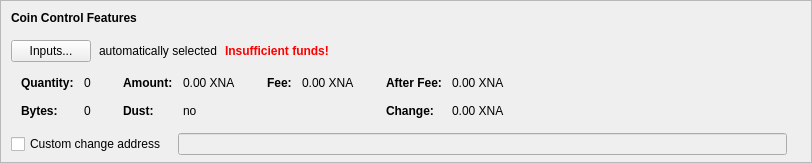
      <widget class="QFrame" name="frameCoinControl">
       <property name="sizePolicy">
        <sizepolicy hsizetype="Expanding" vsizetype="Fixed">
         <horstretch>0</horstretch>
         <verstretch>0</verstretch>
        </sizepolicy>
       </property>
       <property name="maximumSize">
        <size>
         <width>16777215</width>
         <height>16777215</height>
        </size>
       </property>
       <property name="frameShape">
        <enum>QFrame::StyledPanel</enum>
       </property>
       <property name="frameShadow">
        <enum>QFrame::Sunken</enum>
       </property>
       <layout class="QVBoxLayout" name="verticalLayoutCoinControl2">
        <property name="spacing">
         <number>0</number>
        </property>
        <property name="leftMargin">
         <number>0</number>
        </property>
        <property name="topMargin">
         <number>0</number>
        </property>
        <property name="rightMargin">
         <number>0</number>
        </property>
        <property name="bottomMargin">
         <number>6</number>
        </property>
        <item>
         <layout class="QVBoxLayout" name="verticalLayoutCoinControl" stretch="0,0,0,0,0">
          <property name="spacing">
           <number>0</number>
          </property>
          <property name="leftMargin">
           <number>10</number>
          </property>
          <property name="topMargin">
           <number>10</number>
          </property>
          <item>
           <layout class="QHBoxLayout" name="horizontalLayoutCoinControl1">
            <property name="bottomMargin">
             <number>15</number>
            </property>
            <item>
             <widget class="QLabel" name="labelCoinControlFeatures">
              <property name="sizePolicy">
               <sizepolicy hsizetype="Preferred" vsizetype="Maximum">
                <horstretch>0</horstretch>
                <verstretch>0</verstretch>
               </sizepolicy>
              </property>
              <property name="font">
               <font>
                <weight>75</weight>
                <bold>true</bold>
               </font>
              </property>
              <property name="styleSheet">
               <string notr="true">font-weight:bold;</string>
              </property>
              <property name="text">
               <string>Coin Control Features</string>
              </property>
             </widget>
            </item>
           </layout>
          </item>
          <item>
           <layout class="QHBoxLayout" name="horizontalLayoutCoinControl2" stretch="0,0,0,0">
            <property name="spacing">
             <number>8</number>
            </property>
            <property name="bottomMargin">
             <number>10</number>
            </property>
            <item>
             <widget class="QPushButton" name="pushButtonCoinControl">
              <property name="styleSheet">
               <string notr="true"/>
              </property>
              <property name="text">
               <string>Inputs...</string>
              </property>
              <property name="autoDefault">
               <bool>false</bool>
              </property>
             </widget>
            </item>
            <item>
             <widget class="QLabel" name="labelCoinControlAutomaticallySelected">
              <property name="text">
               <string>automatically selected</string>
              </property>
              <property name="margin">
               <number>5</number>
              </property>
             </widget>
            </item>
            <item>
             <widget class="QLabel" name="labelCoinControlInsuffFunds">
              <property name="font">
               <font>
                <weight>75</weight>
                <bold>true</bold>
               </font>
              </property>
              <property name="styleSheet">
               <string notr="true">color:red;font-weight:bold;</string>
              </property>
              <property name="text">
               <string>Insufficient funds!</string>
              </property>
              <property name="margin">
               <number>5</number>
              </property>
             </widget>
            </item>
            <item>
             <spacer name="horizontalSpacerCoinControl">
              <property name="orientation">
               <enum>Qt::Horizontal</enum>
              </property>
              <property name="sizeHint" stdset="0">
               <size>
                <width>40</width>
                <height>1</height>
               </size>
              </property>
             </spacer>
            </item>
           </layout>
          </item>
          <item>
           <widget class="QWidget" name="widgetCoinControl" native="true">
            <property name="sizePolicy">
             <sizepolicy hsizetype="Preferred" vsizetype="Preferred">
              <horstretch>0</horstretch>
              <verstretch>0</verstretch>
             </sizepolicy>
            </property>
            <property name="minimumSize">
             <size>
              <width>0</width>
              <height>0</height>
             </size>
            </property>
            <property name="styleSheet">
             <string notr="true"/>
            </property>
            <layout class="QHBoxLayout" name="horizontalLayoutCoinControl5">
             <property name="leftMargin">
              <number>0</number>
             </property>
             <property name="topMargin">
              <number>0</number>
             </property>
             <property name="rightMargin">
              <number>0</number>
             </property>
             <property name="bottomMargin">
              <number>0</number>
             </property>
             <item>
              <layout class="QHBoxLayout" name="horizontalLayoutCoinControl3" stretch="0,0,0,1">
               <property name="spacing">
                <number>20</number>
               </property>
               <property name="topMargin">
                <number>0</number>
               </property>
               <property name="bottomMargin">
                <number>10</number>
               </property>
               <item>
                <layout class="QFormLayout" name="formLayoutCoinControl1">
                 <property name="horizontalSpacing">
                  <number>10</number>
                 </property>
                 <property name="verticalSpacing">
                  <number>14</number>
                 </property>
                 <property name="leftMargin">
                  <number>10</number>
                 </property>
                 <property name="topMargin">
                  <number>4</number>
                 </property>
                 <property name="rightMargin">
                  <number>6</number>
                 </property>
                 <item row="0" column="0">
                  <widget class="QLabel" name="labelCoinControlQuantityText">
                   <property name="font">
                    <font>
                     <weight>75</weight>
                     <bold>true</bold>
                    </font>
                   </property>
                   <property name="text">
                    <string>Quantity:</string>
                   </property>
                   <property name="margin">
                    <number>0</number>
                   </property>
                  </widget>
                 </item>
                 <item row="0" column="1">
                  <widget class="QLabel" name="labelCoinControlQuantity">
                   <property name="cursor">
                    <cursorShape>IBeamCursor</cursorShape>
                   </property>
                   <property name="contextMenuPolicy">
                    <enum>Qt::ActionsContextMenu</enum>
                   </property>
                   <property name="text">
                    <string notr="true">0</string>
                   </property>
                   <property name="margin">
                    <number>0</number>
                   </property>
                   <property name="textInteractionFlags">
                    <set>Qt::LinksAccessibleByMouse|Qt::TextSelectableByKeyboard|Qt::TextSelectableByMouse</set>
                   </property>
                  </widget>
                 </item>
                 <item row="1" column="0">
                  <widget class="QLabel" name="labelCoinControlBytesText">
                   <property name="font">
                    <font>
                     <weight>75</weight>
                     <bold>true</bold>
                    </font>
                   </property>
                   <property name="text">
                    <string>Bytes:</string>
                   </property>
                  </widget>
                 </item>
                 <item row="1" column="1">
                  <widget class="QLabel" name="labelCoinControlBytes">
                   <property name="cursor">
                    <cursorShape>IBeamCursor</cursorShape>
                   </property>
                   <property name="contextMenuPolicy">
                    <enum>Qt::ActionsContextMenu</enum>
                   </property>
                   <property name="text">
                    <string notr="true">0</string>
                   </property>
                   <property name="textInteractionFlags">
                    <set>Qt::LinksAccessibleByMouse|Qt::TextSelectableByKeyboard|Qt::TextSelectableByMouse</set>
                   </property>
                  </widget>
                 </item>
                </layout>
               </item>
               <item>
                <layout class="QFormLayout" name="formLayoutCoinControl2">
                 <property name="horizontalSpacing">
                  <number>10</number>
                 </property>
                 <property name="verticalSpacing">
                  <number>14</number>
                 </property>
                 <property name="leftMargin">
                  <number>6</number>
                 </property>
                 <property name="topMargin">
                  <number>4</number>
                 </property>
                 <property name="rightMargin">
                  <number>6</number>
                 </property>
                 <item row="0" column="0">
                  <widget class="QLabel" name="labelCoinControlAmountText">
                   <property name="font">
                    <font>
                     <weight>75</weight>
                     <bold>true</bold>
                    </font>
                   </property>
                   <property name="text">
                    <string>Amount:</string>
                   </property>
                   <property name="margin">
                    <number>0</number>
                   </property>
                  </widget>
                 </item>
                 <item row="0" column="1">
                  <widget class="QLabel" name="labelCoinControlAmount">
                   <property name="cursor">
                    <cursorShape>IBeamCursor</cursorShape>
                   </property>
                   <property name="contextMenuPolicy">
                    <enum>Qt::ActionsContextMenu</enum>
                   </property>
                   <property name="text">
                    <string notr="true">0.00 XNA</string>
                   </property>
                   <property name="textInteractionFlags">
                    <set>Qt::LinksAccessibleByMouse|Qt::TextSelectableByKeyboard|Qt::TextSelectableByMouse</set>
                   </property>
                  </widget>
                 </item>
                 <item row="1" column="0">
                  <widget class="QLabel" name="labelCoinControlLowOutputText">
                   <property name="font">
                    <font>
                     <weight>75</weight>
                     <bold>true</bold>
                    </font>
                   </property>
                   <property name="text">
                    <string>Dust:</string>
                   </property>
                  </widget>
                 </item>
                 <item row="1" column="1">
                  <widget class="QLabel" name="labelCoinControlLowOutput">
                   <property name="cursor">
                    <cursorShape>IBeamCursor</cursorShape>
                   </property>
                   <property name="contextMenuPolicy">
                    <enum>Qt::ActionsContextMenu</enum>
                   </property>
                   <property name="text">
                    <string notr="true">no</string>
                   </property>
                   <property name="textInteractionFlags">
                    <set>Qt::LinksAccessibleByMouse|Qt::TextSelectableByKeyboard|Qt::TextSelectableByMouse</set>
                   </property>
                  </widget>
                 </item>
                </layout>
               </item>
               <item>
                <layout class="QFormLayout" name="formLayoutCoinControl3">
                 <property name="horizontalSpacing">
                  <number>10</number>
                 </property>
                 <property name="verticalSpacing">
                  <number>14</number>
                 </property>
                 <property name="leftMargin">
                  <number>6</number>
                 </property>
                 <property name="topMargin">
                  <number>4</number>
                 </property>
                 <property name="rightMargin">
                  <number>6</number>
                 </property>
                 <item row="0" column="0">
                  <widget class="QLabel" name="labelCoinControlFeeText">
                   <property name="font">
                    <font>
                     <weight>75</weight>
                     <bold>true</bold>
                    </font>
                   </property>
                   <property name="text">
                    <string>Fee:</string>
                   </property>
                   <property name="margin">
                    <number>0</number>
                   </property>
                  </widget>
                 </item>
                 <item row="0" column="1">
                  <widget class="QLabel" name="labelCoinControlFee">
                   <property name="cursor">
                    <cursorShape>IBeamCursor</cursorShape>
                   </property>
                   <property name="contextMenuPolicy">
                    <enum>Qt::ActionsContextMenu</enum>
                   </property>
                   <property name="text">
                    <string notr="true">0.00 XNA</string>
                   </property>
                   <property name="textInteractionFlags">
                    <set>Qt::LinksAccessibleByMouse|Qt::TextSelectableByKeyboard|Qt::TextSelectableByMouse</set>
                   </property>
                  </widget>
                 </item>
                </layout>
               </item>
               <item>
                <layout class="QFormLayout" name="formLayoutCoinControl4">
                 <property name="horizontalSpacing">
                  <number>10</number>
                 </property>
                 <property name="verticalSpacing">
                  <number>14</number>
                 </property>
                 <property name="leftMargin">
                  <number>6</number>
                 </property>
                 <property name="topMargin">
                  <number>4</number>
                 </property>
                 <property name="rightMargin">
                  <number>6</number>
                 </property>
                 <item row="0" column="0">
                  <widget class="QLabel" name="labelCoinControlAfterFeeText">
                   <property name="font">
                    <font>
                     <weight>75</weight>
                     <bold>true</bold>
                    </font>
                   </property>
                   <property name="text">
                    <string>After Fee:</string>
                   </property>
                   <property name="margin">
                    <number>0</number>
                   </property>
                  </widget>
                 </item>
                 <item row="0" column="1">
                  <widget class="QLabel" name="labelCoinControlAfterFee">
                   <property name="cursor">
                    <cursorShape>IBeamCursor</cursorShape>
                   </property>
                   <property name="contextMenuPolicy">
                    <enum>Qt::ActionsContextMenu</enum>
                   </property>
                   <property name="text">
                    <string notr="true">0.00 XNA</string>
                   </property>
                   <property name="textInteractionFlags">
                    <set>Qt::LinksAccessibleByMouse|Qt::TextSelectableByKeyboard|Qt::TextSelectableByMouse</set>
                   </property>
                  </widget>
                 </item>
                 <item row="1" column="0">
                  <widget class="QLabel" name="labelCoinControlChangeText">
                   <property name="font">
                    <font>
                     <weight>75</weight>
                     <bold>true</bold>
                    </font>
                   </property>
                   <property name="text">
                    <string>Change:</string>
                   </property>
                  </widget>
                 </item>
                 <item row="1" column="1">
                  <widget class="QLabel" name="labelCoinControlChange">
                   <property name="cursor">
                    <cursorShape>IBeamCursor</cursorShape>
                   </property>
                   <property name="contextMenuPolicy">
                    <enum>Qt::ActionsContextMenu</enum>
                   </property>
                   <property name="text">
                    <string notr="true">0.00 XNA</string>
                   </property>
                   <property name="textInteractionFlags">
                    <set>Qt::LinksAccessibleByMouse|Qt::TextSelectableByKeyboard|Qt::TextSelectableByMouse</set>
                   </property>
                  </widget>
                 </item>
                </layout>
               </item>
              </layout>
             </item>
            </layout>
           </widget>
          </item>
          <item>
           <layout class="QHBoxLayout" name="horizontalLayoutCoinControl4" stretch="0,0,0">
            <property name="spacing">
             <number>12</number>
            </property>
            <property name="sizeConstraint">
             <enum>QLayout::SetDefaultConstraint</enum>
            </property>
            <property name="topMargin">
             <number>5</number>
            </property>
            <property name="rightMargin">
             <number>5</number>
            </property>
            <item>
             <widget class="QCheckBox" name="checkBoxCoinControlChange">
              <property name="toolTip">
               <string>If this is activated, but the change address is empty or invalid, change will be sent to a newly generated address.</string>
              </property>
              <property name="text">
               <string>Custom change address</string>
              </property>
             </widget>
            </item>
            <item>
             <widget class="QValidatedLineEdit" name="lineEditCoinControlChange">
              <property name="enabled">
               <bool>false</bool>
              </property>
              <property name="sizePolicy">
               <sizepolicy hsizetype="Expanding" vsizetype="Fixed">
                <horstretch>0</horstretch>
                <verstretch>0</verstretch>
               </sizepolicy>
              </property>
             </widget>
            </item>
            <item>
             <widget class="QLabel" name="labelCoinControlChangeLabel">
              <property name="sizePolicy">
               <sizepolicy hsizetype="Preferred" vsizetype="Expanding">
                <horstretch>0</horstretch>
                <verstretch>0</verstretch>
               </sizepolicy>
              </property>
              <property name="minimumSize">
               <size>
                <width>0</width>
                <height>0</height>
               </size>
              </property>
              <property name="text">
               <string/>
              </property>
              <property name="margin">
               <number>3</number>
              </property>
             </widget>
            </item>
           </layout>
          </item>
          <item>
           <spacer name="verticalSpacerCoinControl">
            <property name="orientation">
             <enum>Qt::Vertical</enum>
            </property>
            <property name="sizeHint" stdset="0">
             <size>
              <width>800</width>
              <height>1</height>
             </size>
            </property>
           </spacer>
          </item>
         </layout>
        </item>
       </layout>
      </widget>
